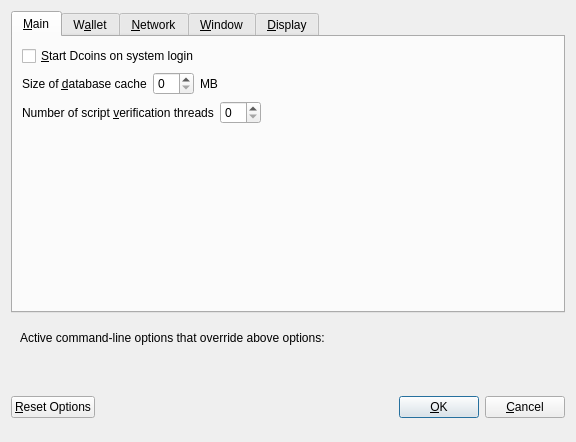
<?xml version="1.0" encoding="UTF-8"?>
<ui version="4.0">
 <class>OptionsDialog</class>
 <widget class="QDialog" name="OptionsDialog">
  <property name="geometry">
   <rect>
    <x>0</x>
    <y>0</y>
    <width>576</width>
    <height>442</height>
   </rect>
  </property>
  <property name="windowTitle">
   <string>Options</string>
  </property>
  <property name="modal">
   <bool>true</bool>
  </property>
  <layout class="QVBoxLayout" name="verticalLayout">
   <item>
    <widget class="QTabWidget" name="tabWidget">
     <property name="currentIndex">
      <number>0</number>
     </property>
     <widget class="QWidget" name="tabMain">
      <attribute name="title">
       <string>&amp;Main</string>
      </attribute>
      <layout class="QVBoxLayout" name="verticalLayout_Main">
       <item>
        <widget class="QCheckBox" name="bitcoinAtStartup">
         <property name="toolTip">
          <string>Automatically start Dcoins after logging in to the system.</string>
         </property>
         <property name="text">
          <string>&amp;Start Dcoins on system login</string>
         </property>
        </widget>
       </item>
       <item>
        <layout class="QHBoxLayout" name="horizontalLayout_2_Main">
         <item>
          <widget class="QLabel" name="databaseCacheLabel">
           <property name="text">
            <string>Size of &amp;database cache</string>
           </property>
           <property name="textFormat">
            <enum>Qt::PlainText</enum>
           </property>
           <property name="buddy">
            <cstring>databaseCache</cstring>
           </property>
          </widget>
         </item>
         <item>
          <widget class="QSpinBox" name="databaseCache"/>
         </item>
         <item>
          <widget class="QLabel" name="databaseCacheUnitLabel">
           <property name="text">
            <string>MB</string>
           </property>
           <property name="textFormat">
            <enum>Qt::PlainText</enum>
           </property>
          </widget>
         </item>
         <item>
          <spacer name="horizontalSpacer_2_Main">
           <property name="orientation">
            <enum>Qt::Horizontal</enum>
           </property>
           <property name="sizeHint" stdset="0">
            <size>
             <width>40</width>
             <height>20</height>
            </size>
           </property>
          </spacer>
         </item>
        </layout>
       </item>
       <item>
        <layout class="QHBoxLayout" name="horizontalLayout_3_Main">
         <item>
          <widget class="QLabel" name="threadsScriptVerifLabel">
           <property name="text">
            <string>Number of script &amp;verification threads</string>
           </property>
           <property name="textFormat">
            <enum>Qt::PlainText</enum>
           </property>
           <property name="buddy">
            <cstring>threadsScriptVerif</cstring>
           </property>
          </widget>
         </item>
         <item>
          <widget class="QSpinBox" name="threadsScriptVerif">
           <property name="toolTip">
            <string>(0 = auto, &lt;0 = leave that many cores free)</string>
           </property>
          </widget>
         </item>
         <item>
          <spacer name="horizontalSpacer_3_Main">
           <property name="orientation">
            <enum>Qt::Horizontal</enum>
           </property>
           <property name="sizeHint" stdset="0">
            <size>
             <width>40</width>
             <height>20</height>
            </size>
           </property>
          </spacer>
         </item>
        </layout>
       </item>
       <item>
        <spacer name="verticalSpacer_2">
         <property name="orientation">
          <enum>Qt::Vertical</enum>
         </property>
         <property name="sizeHint" stdset="0">
          <size>
           <width>20</width>
           <height>40</height>
          </size>
         </property>
        </spacer>
       </item>
      </layout>
     </widget>
     <widget class="QWidget" name="tabWallet">
      <attribute name="title">
       <string>W&amp;allet</string>
      </attribute>
      <layout class="QVBoxLayout" name="verticalLayout_Wallet">
       <item>
        <layout class="QHBoxLayout" name="horizontalLayout_2_Wallet">
         <item>
          <widget class="QLabel" name="labelStakeSplitThresholdText">
           <property name="text">
            <string>Stake split threshold:</string>
           </property>
          </widget>
         </item>
         <item>
          <widget class="QSpinBox" name="spinBoxStakeSplitThreshold">
           <property name="minimum">
            <number>1</number>
           </property>
           <property name="maximum">
            <number>999999</number>
           </property>
          </widget>
         </item>
        </layout>
       </item>
       <item>
        <widget class="QGroupBox" name="groupBox">
         <property name="title">
          <string>Expert</string>
         </property>
         <layout class="QVBoxLayout" name="verticalLayout_2">
          <item>
           <widget class="QCheckBox" name="coinControlFeatures">
            <property name="toolTip">
             <string>Whether to show coin control features or not.</string>
            </property>
            <property name="text">
             <string>Enable coin &amp;control features</string>
            </property>
           </widget>
          </item>
          <item>
           <widget class="QCheckBox" name="showMasternodesTab">
            <property name="toolTip">
             <string>Show additional tab listing all your masternodes in first sub-tab&lt;br/&gt;and all masternodes on the network in second sub-tab.</string>
            </property>
            <property name="text">
             <string>Show Masternodes Tab</string>
            </property>
           </widget>
          </item>
          <item>
           <widget class="QCheckBox" name="spendZeroConfChange">
            <property name="toolTip">
             <string>If you disable the spending of unconfirmed change, the change from a transaction&lt;br/&gt;cannot be used until that transaction has at least one confirmation.&lt;br/&gt;This also affects how your balance is computed.</string>
            </property>
            <property name="text">
             <string>&amp;Spend unconfirmed change</string>
            </property>
           </widget>
          </item>
         </layout>
        </widget>
       </item>
       <item>
        <spacer name="verticalSpacer_Wallet">
         <property name="orientation">
          <enum>Qt::Vertical</enum>
         </property>
         <property name="sizeHint" stdset="0">
          <size>
           <width>20</width>
           <height>40</height>
          </size>
         </property>
        </spacer>
       </item>
      </layout>
     </widget>
     <widget class="QWidget" name="tabNetwork">
      <attribute name="title">
       <string>&amp;Network</string>
      </attribute>
      <layout class="QVBoxLayout" name="verticalLayout_Network">
       <item>
        <widget class="QCheckBox" name="mapPortUpnp">
         <property name="toolTip">
          <string>Automatically open the Dcoins client port on the router. This only works when your router supports UPnP and it is enabled.</string>
         </property>
         <property name="text">
          <string>Map port using &amp;UPnP</string>
         </property>
        </widget>
       </item>
       <item>
        <widget class="QCheckBox" name="allowIncoming">
         <property name="toolTip">
          <string>Accept connections from outside</string>
         </property>
         <property name="text">
          <string>Allow incoming connections</string>
         </property>
        </widget>
       </item>
       <item>
        <widget class="QCheckBox" name="connectSocks">
         <property name="toolTip">
          <string>Connect to the Dcoins network through a SOCKS5 proxy.</string>
         </property>
         <property name="text">
          <string>&amp;Connect through SOCKS5 proxy (default proxy):</string>
         </property>
        </widget>
       </item>
       <item>
        <layout class="QHBoxLayout" name="horizontalLayout_1_Network">
         <item>
          <widget class="QLabel" name="proxyIpLabel">
           <property name="text">
            <string>Proxy &amp;IP:</string>
           </property>
           <property name="textFormat">
            <enum>Qt::PlainText</enum>
           </property>
           <property name="buddy">
            <cstring>proxyIp</cstring>
           </property>
          </widget>
         </item>
         <item>
          <widget class="QValidatedLineEdit" name="proxyIp">
           <property name="minimumSize">
            <size>
             <width>140</width>
             <height>0</height>
            </size>
           </property>
           <property name="maximumSize">
            <size>
             <width>140</width>
             <height>16777215</height>
            </size>
           </property>
           <property name="toolTip">
            <string>IP address of the proxy (e.g. IPv4: 127.0.0.1 / IPv6: ::1)</string>
           </property>
          </widget>
         </item>
         <item>
          <widget class="QLabel" name="proxyPortLabel">
           <property name="text">
            <string>&amp;Port:</string>
           </property>
           <property name="textFormat">
            <enum>Qt::PlainText</enum>
           </property>
           <property name="buddy">
            <cstring>proxyPort</cstring>
           </property>
          </widget>
         </item>
         <item>
          <widget class="QLineEdit" name="proxyPort">
           <property name="minimumSize">
            <size>
             <width>55</width>
             <height>0</height>
            </size>
           </property>
           <property name="maximumSize">
            <size>
             <width>55</width>
             <height>16777215</height>
            </size>
           </property>
           <property name="toolTip">
            <string>Port of the proxy (e.g. 9050)</string>
           </property>
          </widget>
         </item>
         <item>
          <spacer name="horizontalSpacer_1_Network">
           <property name="orientation">
            <enum>Qt::Horizontal</enum>
           </property>
           <property name="sizeHint" stdset="0">
            <size>
             <width>40</width>
             <height>20</height>
            </size>
           </property>
          </spacer>
         </item>
        </layout>
       </item>
       <item>
        <spacer name="verticalSpacer_Network">
         <property name="orientation">
          <enum>Qt::Vertical</enum>
         </property>
         <property name="sizeHint" stdset="0">
          <size>
           <width>20</width>
           <height>40</height>
          </size>
         </property>
        </spacer>
       </item>
      </layout>
     </widget>
     <widget class="QWidget" name="tabWindow">
      <attribute name="title">
       <string>&amp;Window</string>
      </attribute>
      <layout class="QVBoxLayout" name="verticalLayout_Window">
       <item>
        <widget class="QCheckBox" name="minimizeToTray">
         <property name="toolTip">
          <string>Show only a tray icon after minimizing the window.</string>
         </property>
         <property name="text">
          <string>&amp;Minimize to the tray instead of the taskbar</string>
         </property>
        </widget>
       </item>
       <item>
        <widget class="QCheckBox" name="minimizeOnClose">
         <property name="toolTip">
          <string>Minimize instead of exit the application when the window is closed. When this option is enabled, the application will be closed only after selecting Quit in the menu.</string>
         </property>
         <property name="text">
          <string>M&amp;inimize on close</string>
         </property>
        </widget>
       </item>
       <item>
        <spacer name="verticalSpacer_Window">
         <property name="orientation">
          <enum>Qt::Vertical</enum>
         </property>
         <property name="sizeHint" stdset="0">
          <size>
           <width>20</width>
           <height>40</height>
          </size>
         </property>
        </spacer>
       </item>
      </layout>
     </widget>
     <widget class="QWidget" name="tabDisplay">
      <attribute name="title">
       <string>&amp;Display</string>
      </attribute>
      <layout class="QVBoxLayout" name="verticalLayout_Display">
       <item>
        <layout class="QHBoxLayout" name="horizontalLayout_1_Display">
         <item>
          <widget class="QLabel" name="langLabel">
           <property name="text">
            <string>User Interface &amp;language:</string>
           </property>
           <property name="textFormat">
            <enum>Qt::PlainText</enum>
           </property>
           <property name="buddy">
            <cstring>lang</cstring>
           </property>
          </widget>
         </item>
         <item>
          <widget class="QValueComboBox" name="lang">
           <property name="toolTip">
            <string>The user interface language can be set here. This setting will take effect after restarting Dcoins.</string>
           </property>
          </widget>
         </item>
        </layout>
       </item>
       <item>
        <widget class="Line" name="line">
         <property name="orientation">
          <enum>Qt::Horizontal</enum>
         </property>
        </widget>
       </item>
       <item>
        <layout class="QHBoxLayout" name="horizontalLayout_2_Display">
         <item>
          <widget class="QLabel" name="unitLabel">
           <property name="text">
            <string>&amp;Unit to show amounts in:</string>
           </property>
           <property name="textFormat">
            <enum>Qt::PlainText</enum>
           </property>
           <property name="buddy">
            <cstring>unit</cstring>
           </property>
          </widget>
         </item>
         <item>
          <widget class="QValueComboBox" name="unit">
           <property name="toolTip">
            <string>Choose the default subdivision unit to show in the interface and when sending coins.</string>
           </property>
          </widget>
         </item>
        </layout>
       </item>
       <item>
        <layout class="QHBoxLayout" name="horizontalLayout_5_Display">
         <item>
          <widget class="QLabel" name="digitsLabel">
           <property name="text">
            <string>Decimal digits</string>
           </property>
          </widget>
         </item>
         <item>
          <widget class="QValueComboBox" name="digits"/>
         </item>
        </layout>
       </item>
       <item>
        <layout class="QHBoxLayout" name="horizontalLayout_3_Display">
         <item>
          <widget class="QLabel" name="thirdPartyTxUrlsLabel">
           <property name="toolTip">
            <string>Third party URLs (e.g. a block explorer) that appear in the transactions tab as context menu items. %s in the URL is replaced by transaction hash. Multiple URLs are separated by vertical bar |.</string>
           </property>
           <property name="text">
            <string>Third party transaction URLs</string>
           </property>
           <property name="buddy">
            <cstring>thirdPartyTxUrls</cstring>
           </property>
          </widget>
         </item>
         <item>
          <widget class="QLineEdit" name="thirdPartyTxUrls">
           <property name="toolTip">
            <string>Third party URLs (e.g. a block explorer) that appear in the transactions tab as context menu items. %s in the URL is replaced by transaction hash. Multiple URLs are separated by vertical bar |.</string>
           </property>
          </widget>
         </item>
        </layout>
       </item>
       <item>
        <spacer name="verticalSpacer">
         <property name="orientation">
          <enum>Qt::Vertical</enum>
         </property>
         <property name="sizeHint" stdset="0">
          <size>
           <width>20</width>
           <height>40</height>
          </size>
         </property>
        </spacer>
       </item>
      </layout>
     </widget>
    </widget>
   </item>
   <item>
    <widget class="QFrame" name="frame">
     <layout class="QVBoxLayout" name="verticalLayout_Bottom">
      <item>
       <layout class="QHBoxLayout" name="horizontalLayout_Bottom">
        <item>
         <widget class="QLabel" name="overriddenByCommandLineInfoLabel">
          <property name="text">
           <string>Active command-line options that override above options:</string>
          </property>
          <property name="textFormat">
           <enum>Qt::PlainText</enum>
          </property>
         </widget>
        </item>
        <item>
         <spacer name="horizontalSpacer_Bottom">
          <property name="orientation">
           <enum>Qt::Horizontal</enum>
          </property>
          <property name="sizeHint" stdset="0">
           <size>
            <width>40</width>
            <height>20</height>
           </size>
          </property>
         </spacer>
        </item>
       </layout>
      </item>
      <item>
       <widget class="QLabel" name="overriddenByCommandLineLabel">
        <property name="text">
         <string/>
        </property>
        <property name="textFormat">
         <enum>Qt::PlainText</enum>
        </property>
        <property name="wordWrap">
         <bool>true</bool>
        </property>
       </widget>
      </item>
     </layout>
    </widget>
   </item>
   <item>
    <layout class="QHBoxLayout" name="horizontalLayout_Buttons">
     <item>
      <widget class="QPushButton" name="resetButton">
       <property name="toolTip">
        <string>Reset all client options to default.</string>
       </property>
       <property name="text">
        <string>&amp;Reset Options</string>
       </property>
       <property name="autoDefault">
        <bool>false</bool>
       </property>
      </widget>
     </item>
     <item>
      <spacer name="horizontalSpacer_1">
       <property name="orientation">
        <enum>Qt::Horizontal</enum>
       </property>
       <property name="sizeHint" stdset="0">
        <size>
         <width>40</width>
         <height>48</height>
        </size>
       </property>
      </spacer>
     </item>
     <item>
      <widget class="QLabel" name="statusLabel">
       <property name="minimumSize">
        <size>
         <width>200</width>
         <height>0</height>
        </size>
       </property>
       <property name="font">
        <font>
         <weight>75</weight>
         <bold>true</bold>
        </font>
       </property>
       <property name="text">
        <string/>
       </property>
       <property name="textFormat">
        <enum>Qt::PlainText</enum>
       </property>
       <property name="wordWrap">
        <bool>true</bool>
       </property>
      </widget>
     </item>
     <item>
      <spacer name="horizontalSpacer_2">
       <property name="orientation">
        <enum>Qt::Horizontal</enum>
       </property>
       <property name="sizeHint" stdset="0">
        <size>
         <width>40</width>
         <height>48</height>
        </size>
       </property>
      </spacer>
     </item>
     <item>
      <widget class="QPushButton" name="okButton">
       <property name="text">
        <string>&amp;OK</string>
       </property>
       <property name="autoDefault">
        <bool>false</bool>
       </property>
       <property name="default">
        <bool>true</bool>
       </property>
      </widget>
     </item>
     <item>
      <widget class="QPushButton" name="cancelButton">
       <property name="text">
        <string>&amp;Cancel</string>
       </property>
       <property name="autoDefault">
        <bool>false</bool>
       </property>
      </widget>
     </item>
    </layout>
   </item>
  </layout>
 </widget>
 <customwidgets>
  <customwidget>
   <class>QValidatedLineEdit</class>
   <extends>QLineEdit</extends>
   <header>qvalidatedlineedit.h</header>
  </customwidget>
  <customwidget>
   <class>QValueComboBox</class>
   <extends>QComboBox</extends>
   <header>qvaluecombobox.h</header>
  </customwidget>
 </customwidgets>
 <resources/>
 <connections/>
</ui>
